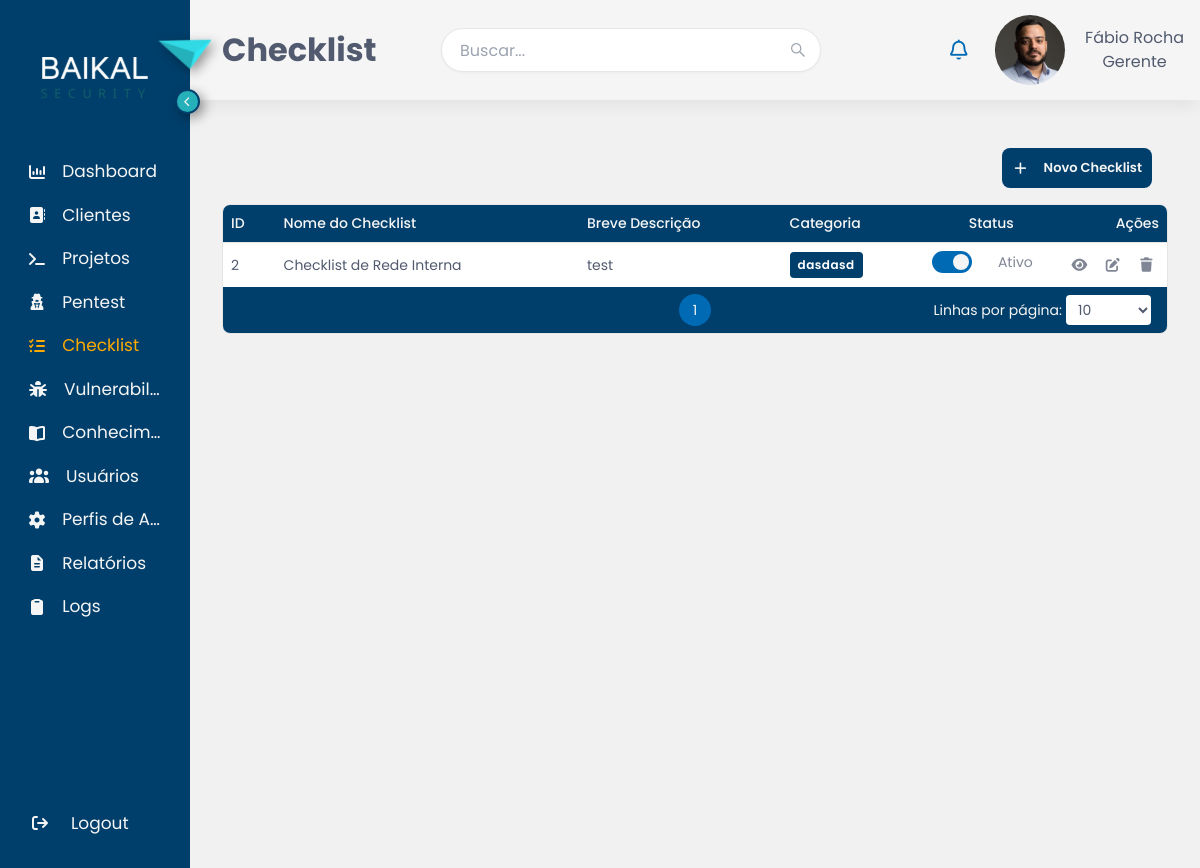
Screenshot of /app/Views/checklist.php (signed in) with the database file from the repository.
### tables this page shows
CREATE TABLE IF NOT EXISTS checklist (
  id INT NOT NULL AUTO_INCREMENT,
  nome VARCHAR(80) NOT NULL,
  descricao VARCHAR(255) DEFAULT NULL,
  categoria VARCHAR(150) DEFAULT NULL,
  habilitado TINYINT NOT NULL DEFAULT 1,
  PRIMARY KEY (id)
);

### app/Controller/ChecklistController.php (called while the page is built, shortened)
<?php
require_once __DIR__ . '/../Model/conexao.php';
require_once __DIR__ . '/../Model/Database/ChecklistModel.php';
class ChecklistController
{
    private ChecklistModel $checklistModel;
    public function __construct()
    {
        global $conexao;
        $this->checklistModel = new ChecklistModel($conexao);
    }
    public function listarChecklist(): array
    {
        return $this->checklistModel->listarChecklist();
    }
}

### app/Model/Database/ChecklistModel.php (called while the page is built, shortened)
<?php
class ChecklistModel
{
    private PDO $pdo;
    public function __construct(PDO $pdo)
    {
        $this->pdo = $pdo;
    }
    public function listarChecklist(): array
    {
        $consultaChecklist = $this->pdo->query(
            'SELECT
                id,
                nome,
                descricao,
                categoria,
                habilitado
            FROM checklist
            ORDER BY nome'
        );
        return $consultaChecklist->fetchAll(
            PDO::FETCH_ASSOC
        );
    }
}

### app/Views/checklist.php (the view, shortened to what this page needs)
<?php
require_once '../Controller/ChecklistController.php';
$controllerChecklist = new ChecklistController();
function escaparHtmlChecklist(mixed $valorChecklist): string
{
    return htmlspecialchars((string) $valorChecklist, ENT_QUOTES, 'UTF-8');
}
$checklists = $controllerChecklist->listarChecklist();
?>
<!DOCTYPE html>
<html lang="pt-br">
<head>
    <link rel="stylesheet" href="../assets/CSS/style.css">
    <link rel="stylesheet" href="../assets/CSS/Pages/checklist.css">
</head>
<body>
    <?php
    include 'Components/menu.php';
    ?>
    <main class="checklist-pagina">
        <div class="checklist-cadastro-acoes">
            <button
                type="button"
                class="btn-novo-cadastro"
                data-modal-target="checklist-modal-formulario"
                onclick="limparFormularioChecklist()">
                <i class="fa-solid fa-plus"></i>
                <span class="texto">Novo Checklist</span>
            </button>
        </div>
        <div class="tabela-wrapper">
            <table id="table">
                <thead>
                    <tr>
                        <th data-col="0">
                            <span class="th-label">
                                ID
                            </span>
                        </th>
                        <th data-col="1">
                            <span class="th-label">
                                Nome do Checklist
                            </span>
                        </th>
                        <th data-col="2">
                            <span class="th-label">Breve Descrição</span>
                        </th>
                        <th data-col="3">
                            <span class="th-label">
                                Categoria
                            </span>
                        </th>
                        <th data-col="4" class="col-status">
                            <span class="th-label">Status</span>
                        </th>
                        <th>Ações</th>
                    </tr>
                </thead>
                <tbody>
                    <?php foreach ($checklists as $checklist): ?>
                        <?php $ativoChecklist = (bool) $checklist['habilitado']; ?>
                        <tr class="<?= $ativoChecklist ? '' : 'linha-inativa' ?>">
                            <td><?= (int) $checklist['id'] ?></td>
                            <td><?= escaparHtmlChecklist($checklist['nome']) ?></td>
                            <td class="checklist-tabela-descricao">
                                <?= escaparHtmlChecklist($checklist['descricao'] ?? '') ?>
                            </td>
                            <td>
                                <span class="checklist-categoria-badge">
                                    <?= escaparHtmlChecklist($checklist['categoria'] ?? '') ?>
                                </span>
                            </td>
                            <td class="col-status">
                                <div class="checklist-status">
                                    <label class="switch">
                                        <span class="switch-slider"></span>
                                    </label>
                                    <span class="checklist-status-texto">
                                        <?= $ativoChecklist ? 'Ativo' : 'Inativo' ?>
                                    </span>
                                </div>
                            </td>
                            <td>
                                <div class="acoes">
                                    <button
                                        type="button"
                                        class="checklist-btn-visualizar"
                                        title="Visualizar"
                                        aria-label="Visualizar checklist"
                                        onclick="visualizarChecklist(<?= (int) $checklist['id'] ?>)">
                                        <i class="fa-solid fa-eye"></i>
                                    </button>
                                    <button
                                        type="button"
                                        class="tabela-btn-editar"
                                        title="Editar"
                                        aria-label="Editar checklist"
                                        onclick="editarChecklist(<?= (int) $checklist['id'] ?>)">
                                        <i class="fa-solid fa-pen-to-square"></i>
                                    </button>
                                    <a
                                        href="checklist.php?excluir=<?= (int) $checklist['id'] ?>"
                                        class="tabela-btn-excluir"
                                        title="Excluir"
                                        aria-label="Excluir checklist"
                                        onclick="return confirm('Excluir este checklist?')">
                                        <i class="fa-solid fa-trash"></i>
                                    </a>
                                </div>
                            </td>
                        </tr>
                    <?php endforeach; ?>
                </tbody>
                <tfoot>
                    <tr>
                        <td colspan="6" class="rodape-tabela">
                            <div class="paginacao"></div>
                        </td>
                    </tr>
                </tfoot>
            </table>
        </div>
    </main>
</body>
</html>

### app/assets/CSS/style.css (style rules this page uses)
html { font-size: 62.5%; }
:root { --cor-fundo-pagina: #f1f1f1; --cor-fundo-branco: #ffffff; --cor-azul-primaria: #003f6b; --cor-azul-destaques: #006ab5; --cor-texto-titulo: #17233d; --cor-texto-primario: #515a6e; --cor-texto-secundario: #808695; --cor-branco-primario: #f5f5f5; --cor-cinza-primario: #808080; --cor-cinza-secundario: #c0c0c0; --cor-cinza-terciario: #e5e5e4; --cor-cinza-hover: #f8f8f8; --cor-baikal-1: #30d9e4; --cor-baikal-2: #2ee6f3; --cor-baikal-3: #26b1ba; --cor-vermelho-destaque: #ff3347; --cor-vermelho-secundario: #fde9ed; --cor-laranja: #fe5f2f; --cor-laranja-secundario: #fff7ed; --cor-amarelo: #ffaa00; --cor-verde: #43b75d; --cor-verde-secundario: #bde3d3; --cor-borda-padrao: #e5e5e4; --cor-borda-foco: #006ab5; --cor-borda-erro: #ff3347; --cor-borda-sucesso: #43b75d; --fonte-familia-titulo: "Poppins", sans-serif; --fonte-familia-corpo: "Poppins", sans-serif; --fonte-titulo: 3.4rem; --fonte-subtitulo: 2.8rem; --fonte-secao: 2.2rem; --fonte-subsecao: 2rem; --fonte-texto: 1.6rem; --fonte-apoio: 1.4rem; --fonte-legenda: 1.2rem; --espaco-xs: 0.4rem; --espaco-sm: 0.8rem; --espaco-md: 1.6rem; --espaco-lg: 2.4rem; --espaco-xl: 3.2rem; --espaco-2xl: 4.8rem; --espaco-3xl: 6.4rem; --raio-sm: 4px; --raio-md: 8px; --raio-lg: 12px; --raio-xl: 16px; --raio-full: 9999px; --sombra-xs: 0 1px 2px 0 rgb(0 0 0 / 0.05); --sombra-sm: 0 1px 3px 0 rgb(0 0 0 / 0.1), 0 1px 2px -1px rgb(0 0 0 / 0.1); --sombra-md: 0 4px 6px -1px rgb(0 0 0 / 0.1), 0 2px 4px -2px rgb(0 0 0 / 0.1); --sombra-lg: 0 10px 15px -3px rgb(0 0 0 / 0.1), 0 4px 6px -4px rgb(0 0 0 / 0.1); --sombra-xl: 0 20px 25px -5px rgb(0 0 0 / 0.1), 0 8px 10px -6px rgb(0 0 0 / 0.1); --sombra-2xl: 0 25px 50px -12px rgb(0 0 0 / 0.25); --sombra-inner: inset 0 2px 4px 0 rgb(0 0 0 / 0.05); --transicao-rapida: 150ms ease; --transicao-base: 250ms ease; --transicao-devagar: 400ms ease; --sidebar-fechado: 5%; --sidebar-aberto: 15%; --altura-menu-superior: 100px; }
body { font-family: var(--fonte-familia-corpo); font-size: var(--fonte-texto); font-weight: var(--peso-normal); line-height: 1.5; background-color: var(--cor-fundo-pagina); color: var(--cor-texto-primario); -webkit-font-smoothing: antialiased; -moz-osx-font-smoothing: grayscale; display: flex; flex-direction: column; min-height: 100vh; }
.main-content > main { padding: var(--espaco-xl); }

### app/assets/CSS/Pages/checklist.css (style rules this page uses)
.checklist-cadastro-acoes { display: flex; justify-content: flex-end; padding: var(--espaco-md); }
.checklist-tabela-descricao { max-width: 340px; overflow: hidden; text-overflow: ellipsis; white-space: nowrap; }
.checklist-categoria-badge, .checklist-visualizacao-status, .checklist-visualizacao-total, .checklist-visualizacao-tipo, .checklist-gerenciar-tag { display: inline-flex; width: fit-content; align-items: center; justify-content: center; white-space: nowrap; }
.checklist-categoria-badge { padding: var(--espaco-xs) var(--espaco-sm); border-radius: var(--raio-sm); background: var(--cor-azul-primaria); color: var(--cor-fundo-branco); font-size: var(--fonte-legenda); font-weight: 600; letter-spacing: 0.04em; }
.checklist-status { display: inline-flex; align-items: center; gap: var(--espaco-sm); }
.checklist-status-texto { display: inline-block; min-width: 8ch; color: var(--cor-texto-secundario); font-size: var(--fonte-apoio); }
.tabela-wrapper th:last-child { text-align: right; }

### app/assets/CSS/Componentes/button.css (style rules this page uses)
.btn-novo-cadastro { display: flex; align-items: center; justify-content: center; padding: 10px 10px; font-size: 13px; font-weight: 600; border: none; border-radius: var(--raio-md); cursor: pointer; background-color: var(--cor-azul-primaria); color: var(--cor-branco-primario); gap: 15px; height: 40px; }
.switch { position: relative; display: inline-block; width: 40px; height: 22px; }
.switch-slider { position: absolute; cursor: pointer; top: 0; left: 0; right: 0; bottom: 0; background-color: #ccc; transition: .4s; border-radius: 34px; }
.switch-slider:before { position: absolute; content: ""; height: 16px; width: 16px; left: 3px; bottom: 3px; background-color: var(--cor-branco-primario); transition: .1s; border-radius: 50%; }
.switch input:checked + .switch-slider { background-color: var(--cor-azul-destaques); }
.switch input:checked + .switch-slider:before { transform: translateX(18px); }

### rows the page displays
checklist: id "2", nome "Checklist de Rede Interna", descricao "test", categoria "dasdasd", habilitado "Ativo"

### other values shown
$tituloPagina "Checklist"
$nomeUsuario "Fábio Rocha"
